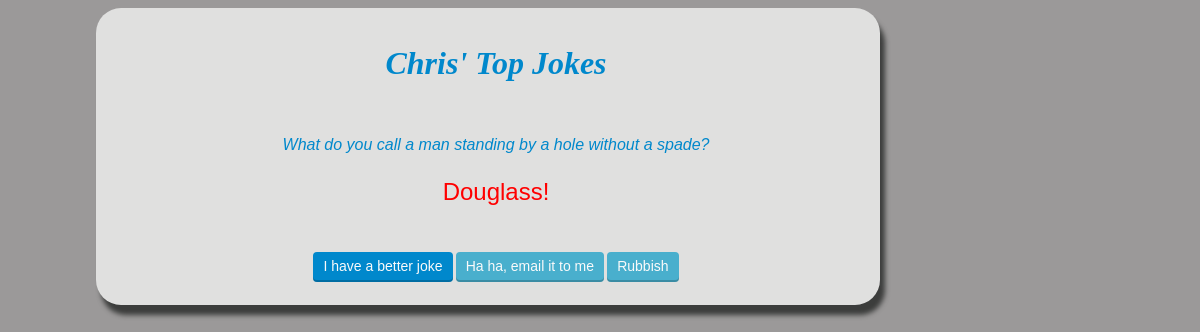
Screenshot of /chrisapp/9/ with the database file from the repository.
### chrisapp/models.py (models this page shows, shortened)
class Joke(models.Model):
    joke_text = models.CharField(max_length=200)
    punchline_text = models.CharField(max_length=200)
    likes = models.IntegerField(default=0)

### chrisapp/views.py (the view)
# urls.py: path('<int:joke_id>/', views.detail, name='detail'),
def detail(request, joke_id):
    joke = get_object_or_404(Joke, pk=joke_id)
    return render(request, 'chrisapp/detail.html', {'joke': joke})

### chrisapp/templates/chrisapp/detail.html (shortened to what this page needs)
<!DOCTYPE html PUBLIC "-//W3C//DTD HTML 4.01//EN" "http://www.w3.org/TR/html4/strict.dtd">
{% load static %}
<html>
    <head>
        <link rel="stylesheet" href="{% static 'css/chrisapp.css' %}">
        <link rel="stylesheet" media="print" href="{% static 'css/print.css' %}" />
    </head>
    <body>
        <div id="mainBox">
            <div id="siteHeader">
                <h1 class="site">Chris' Top Jokes</h1>
            </div>
            <div id="detailJokeText">
                <p>{{ joke.joke_text }}</p>
            </div>
            <div id="detailPunchline">
            <p>{{ joke.punchline_text }}</p>
            </div>
            <div id="siteFooter">
                <p><a href="{% url 'add' %}" class="btn btn-inline btn-small btn-primary"><span>I have a better joke</span></a>
                <a href="{% url 'email'  joke_id=joke.id  %}" class="btn btn-inline btn-small btn-info"><span>Ha ha, email it to me</span></a>
                <a href="{% url 'index' %}" class="btn btn-inline btn-small btn-info"><span>Rubbish</span></a></p>
            </div>
        </div>
    </body>
</html>

### chrisapp/static/css/chrisapp.css (style rules this page uses)
body { width: 80%; font-family: Arial,Helvetica,sans-serif; background-color: #9b9999; }
#mainBox { background: #e0e0df none repeat scroll 0% 50%; color: #3c3d3c; margin-left: auto; margin-right: auto; min-height: 80%; width: 80%; box-shadow: 5px 10px 5px; border-radius: 25px; padding-left: 1em; }
#siteHeader { padding-top: 1em; padding-bottom: 1em; }
#siteFooter { text-align: center; font-size: 70%; padding-bottom: 1em; padding-top: 1em; }
#detailPunchline { text-align: center; font-size: x-large; color: #ff0000; }
#detailJokeText { text-align: center; font-style: italic; color: #0088cc; }
h1.site { color: #0088cc; font-family: "Bradley Hand ITC"; font-size: 200%; font-style: italic; font-weight: bold; text-align: center; }
.btn { display: block; text-align: center; cursor: pointer; border: none; height: 40px; padding: 0 14px; border-radius: 5px; -webkit-box-shadow: inset 0 -3px 0 0 rgba(0, 0, 0, 0.15); -moz-box-shadow: inset 0 -3px 0 0 rgba(0, 0, 0, 0.15); box-shadow: inset 0 -3px 0 0 rgba(0, 0, 0, 0.15); font-size: 18px; line-height: 37px; -webkit-transition-property: background-color; -webkit-transition-duration: 0.2s; -webkit-transition-timing-function: linear; -moz-transition-property: background-color; -moz-transition-duration: 0.2s; -moz-transition-timing-function: linear; -ms-transition-property: background-color; -ms-transition-duration: 0.2s; -ms-transition-timing-function: linear; -o-transition-property: background-color; -o-transition-duration: 0.2s; -o-transition-timing-function: linear; transition-property: background-color; transition-duration: 0.2s; transition-timing-function: linear; background: #fafafa; color: #222222; }
.btn.btn-primary, .btn.btn-info, .btn.btn-success, .btn.btn-warning, .btn.btn-danger, .btn.btn-inverse { -webkit-box-shadow: inset 0 -3px 0 0 rgba(0, 0, 0, 0.2); -moz-box-shadow: inset 0 -3px 0 0 rgba(0, 0, 0, 0.2); box-shadow: inset 0 -3px 0 0 rgba(0, 0, 0, 0.2); }
.btn.btn-primary { background: #0088cc; color: #fafafa; }
.btn.btn-info { background: #49afcd; color: #fafafa; }
.btn span { pointer-events: none; }
.btn-small { height: 30px; padding: 0 10px; border-radius: 4px; -webkit-box-shadow: inset 0 -2px 0 0 rgba(0, 0, 0, 0.15); -moz-box-shadow: inset 0 -2px 0 0 rgba(0, 0, 0, 0.15); box-shadow: inset 0 -2px 0 0 rgba(0, 0, 0, 0.15); font-size: 14px; line-height: 28px; text-decoration: none; }
.btn-small.btn-primary, .btn-small.btn-info, .btn-small.btn-success, .btn-small.btn-warning, .btn-small.btn-danger, .btn-small.btn-inverse { -webkit-box-shadow: inset 0 -2px 0 0 rgba(0, 0, 0, 0.2); -moz-box-shadow: inset 0 -2px 0 0 rgba(0, 0, 0, 0.2); box-shadow: inset 0 -2px 0 0 rgba(0, 0, 0, 0.2); }
.btn-inline { display: inline-block; vertical-align: middle; }

### chrisapp/static/css/print.css (style rules this page uses)
body { width: 80%; background-color: #fff; }
#mainBox { background: #fff ; color: #3c3d3c; margin-left: auto; margin-right: auto; min-height: 80%; width: 80%; padding-left: 1em; border: 1px solid black; box-shadow: none; border-radius: 0px; }
h1.site { color: #000; font-family: "Palatino"; font-size: 200%; font-weight: bold; text-align: center; }
#detailJokeText { font-family: "Palatino"; text-align: center; font-size: x-large; color: #000; }
#detailPunchline { font-family: "Palatino"; text-align: center; font-size: x-large; color: #000; }
.btn { display: none; }

### rows the page displays
Joke: joke_text "What do you call a man standing by a hole without a spade?", punchline_text "Douglass!"
